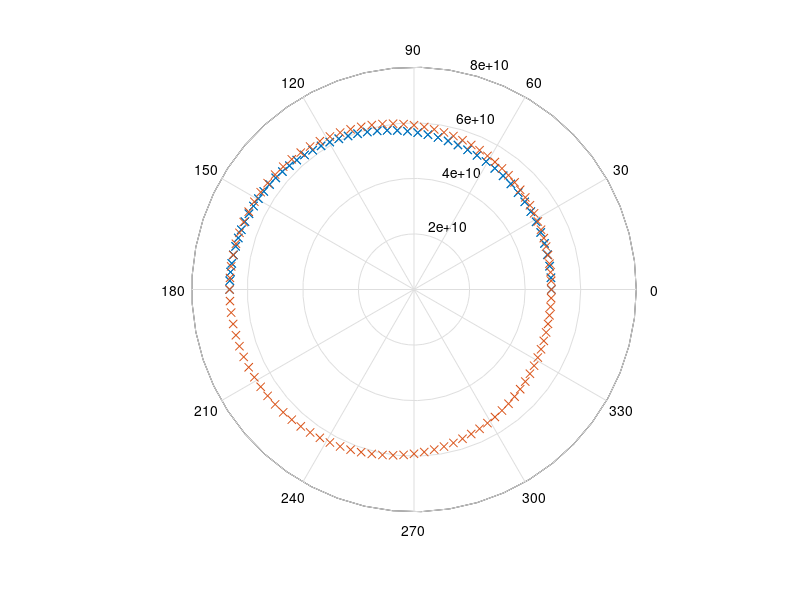

This chart was generated by the following MATLAB code:
%    mercury venus earth
a = [5.790918e10 1.08208e11   1.4959789e11 2.2793664e11]; %semi major axis
b = [5.66716e10  1.082064e11  1.49577e11   2.269399e11]; %semi minor axis

e = sqrt(1-((b.^2)./(a.^2)));
a_mean = a.*(1+((e.^2)./2));
a_mean2 = (3/2).*a - (b.^2)./(2.*a);
semilogy(a); hold on;
semilogy(b);
semilogy(a_mean); hold off;


%%

a = a(1);
b = b(1);

e = sqrt(1-(b/a));
N = 100;
E = zeros(1, N);
M = zeros(1, N);

for i = 1:N
    M(i) = 2*pi*(i-1)/N;
    E(i) = fsolve(@(x)x-e*sin(x) - M(i), 1);
end

v = acos((cos(E)-e)./(1 - e*cos(E)));

r = a * (1-e^2) ./ (1 + e*cos(v));

polar(v, r, 'x'); hold on
polar(M, r, 'x'); hold off
mean(r)






